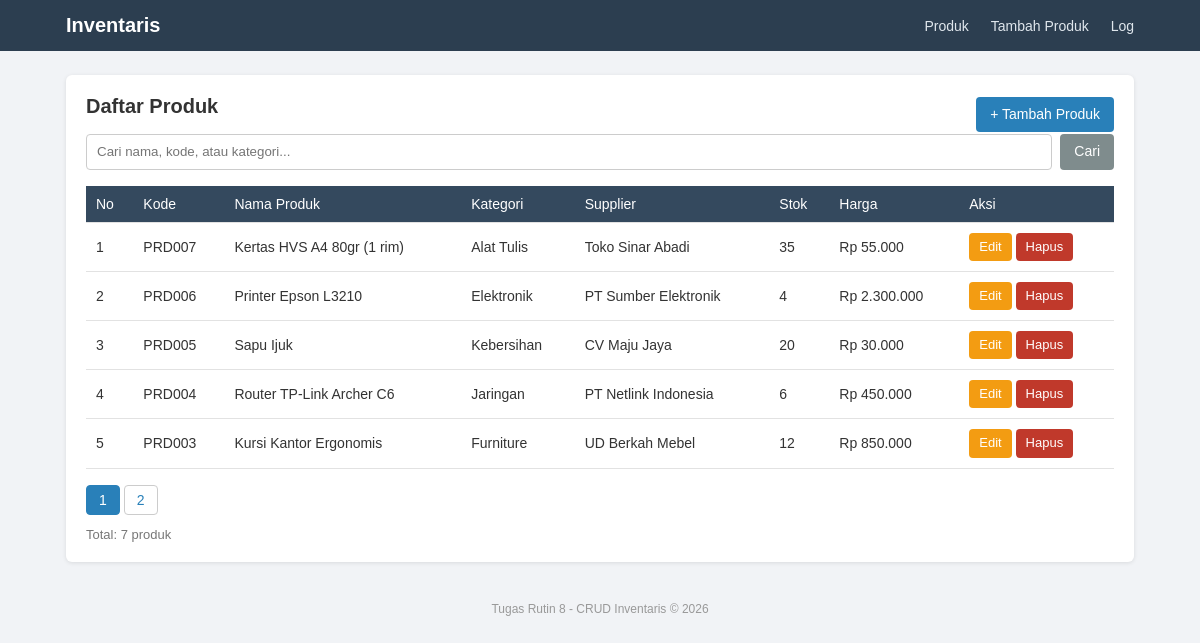
The page / on the database its author committed.
### tables this page shows
CREATE TABLE produk (
    id_produk INT AUTO_INCREMENT PRIMARY KEY,
    kode_produk VARCHAR(20) NOT NULL UNIQUE,
    nama_produk VARCHAR(100) NOT NULL,
    id_kategori INT NOT NULL,
    id_supplier INT NOT NULL,
    stok INT NOT NULL DEFAULT 0,
    harga DECIMAL(12,2) NOT NULL DEFAULT 0,
    created_at TIMESTAMP DEFAULT CURRENT_TIMESTAMP,
    CONSTRAINT fk_produk_kategori FOREIGN KEY (id_kategori)
        REFERENCES kategori(id_kategori) ON UPDATE CASCADE ON DELETE RESTRICT,
    CONSTRAINT fk_produk_supplier FOREIGN KEY (id_supplier)
        REFERENCES supplier(id_supplier) ON UPDATE CASCADE ON DELETE RESTRICT
);

CREATE TABLE kategori (
    id_kategori INT AUTO_INCREMENT PRIMARY KEY,
    nama_kategori VARCHAR(50) NOT NULL UNIQUE,
    deskripsi VARCHAR(255)
);

CREATE TABLE supplier (
    id_supplier INT AUTO_INCREMENT PRIMARY KEY,
    nama_supplier VARCHAR(100) NOT NULL,
    no_telp VARCHAR(20),
    alamat VARCHAR(255)
);

### includes/functions.php (called while the page is built, shortened)
<?php
function rupiah($angka)
{
    return 'Rp ' . number_format($angka, 0, ',', '.');
}

### index.php (the view, shortened to what this page needs)
<?php
require_once 'includes/functions.php';
$db = Database::getInstance()->getConnection();
$cari = isset($_GET['cari']) ? trim($_GET['cari']) : '';
$perHalaman = 5;
$halaman = isset($_GET['hal']) ? (int) $_GET['hal'] : 1;
$where = '';
$params = [];
$stmt = $db->prepare("SELECT COUNT(*) FROM produk p
                      JOIN kategori k ON p.id_kategori = k.id_kategori
                      $where");
$stmt->execute($params);
$totalData = (int) $stmt->fetchColumn();
$totalHalaman = max(1, (int) ceil($totalData / $perHalaman));
$offset = ($halaman - 1) * $perHalaman;
$sql = "SELECT p.id_produk, p.kode_produk, p.nama_produk, p.stok, p.harga,
               k.nama_kategori, s.nama_supplier
        FROM produk p
        JOIN kategori k ON p.id_kategori = k.id_kategori
        JOIN supplier s ON p.id_supplier = s.id_supplier
        $where
        ORDER BY p.id_produk DESC
        LIMIT :limit OFFSET :offset";
$stmt = $db->prepare($sql);
$stmt->bindValue(':limit', $perHalaman, PDO::PARAM_INT);
$stmt->bindValue(':offset', $offset, PDO::PARAM_INT);
$stmt->execute();
$produk = $stmt->fetchAll();
require_once 'includes/header.php';
?>
<div class="card">
    <div class="card-header">
        <h2>Daftar Produk</h2>
        <a href="create.php" class="btn btn-primary">+ Tambah Produk</a>
    </div>
    <form method="GET" class="form-cari">
        <input type="text" name="cari" placeholder="Cari nama, kode, atau kategori..." value="<?= htmlspecialchars($cari) ?>">
        <button type="submit" class="btn">Cari</button>
    </form>
    <div class="tabel-wrap">
        <table>
            <thead>
                <tr>
                    <th>No</th>
                    <th>Kode</th>
                    <th>Nama Produk</th>
                    <th>Kategori</th>
                    <th>Supplier</th>
                    <th>Stok</th>
                    <th>Harga</th>
                    <th>Aksi</th>
                </tr>
            </thead>
            <tbody>
                <?php $no = $offset + 1; ?>
                <?php foreach ($produk as $row): ?>
                    <tr>
                        <td><?= $no++ ?></td>
                        <td><?= htmlspecialchars($row['kode_produk']) ?></td>
                        <td><?= htmlspecialchars($row['nama_produk']) ?></td>
                        <td><?= htmlspecialchars($row['nama_kategori']) ?></td>
                        <td><?= htmlspecialchars($row['nama_supplier']) ?></td>
                        <td><?= htmlspecialchars($row['stok']) ?></td>
                        <td><?= htmlspecialchars(rupiah($row['harga'])) ?></td>
                        <td class="aksi">
                            <a href="update.php?id=<?= (int) $row['id_produk'] ?>" class="btn btn-sm btn-warning">Edit</a>
                            <form action="delete.php" method="POST" onsubmit="return confirm('Yakin mau hapus produk ini?')">
                                <button type="submit" class="btn btn-sm btn-danger">Hapus</button>
                            </form>
                        </td>
                    </tr>
                <?php endforeach; ?>
            </tbody>
        </table>
    </div>
    <?php if ($totalHalaman > 1): ?>
        <div class="pagination">
            <?php for ($i = 1; $i <= $totalHalaman; $i++): ?>
                <a href="?hal=<?= $i ?>&cari=<?= urlencode($cari) ?>" class="<?= $i == $halaman ? 'aktif' : '' ?>"><?= $i ?></a>
            <?php endfor; ?>
        </div>
    <?php endif; ?>
    <p class="info">Total: <?= $totalData ?> produk</p>
</div>
<?php require_once 'includes/footer.php'; ?>

### includes/header.php (shortened to what this page needs)
<!DOCTYPE html>
<html lang="id">
<head>
    <link rel="stylesheet" href="style.css">
</head>
<body>
<nav class="navbar">
    <div class="container nav-isi">
        <a href="index.php" class="logo">Inventaris</a>
        <div class="menu">
            <a href="index.php">Produk</a>
            <a href="create.php">Tambah Produk</a>
            <a href="log.php">Log</a>
        </div>
    </div>
</nav>
<div class="container">

### includes/footer.php
</div>
<footer class="footer">
    Tugas Rutin 8 - CRUD Inventaris &copy; <?= date('Y') ?>
</footer>
</body>
</html>

### style.css (style rules this page uses)
* { margin: 0; padding: 0; box-sizing: border-box; }
body { font-family: Arial, Helvetica, sans-serif; background: #f1f3f6; color: #333; font-size: 14px; }
.container { max-width: 1100px; margin: 0 auto; padding: 0 16px; }
.navbar { background: #2c3e50; padding: 14px 0; margin-bottom: 24px; }
.nav-isi { display: flex; justify-content: space-between; align-items: center; flex-wrap: wrap; gap: 10px; }
.logo { color: #fff; font-size: 20px; font-weight: bold; text-decoration: none; }
.menu a { color: #dfe6ec; text-decoration: none; margin-left: 18px; }
.card { background: #fff; border-radius: 6px; padding: 20px; box-shadow: 0 1px 4px rgba(0, 0, 0, 0.1); margin-bottom: 20px; }
.card h2 { font-size: 20px; margin-bottom: 16px; }
.card-header { display: flex; justify-content: space-between; align-items: center; flex-wrap: wrap; gap: 10px; }
.btn { display: inline-block; padding: 8px 14px; border: none; border-radius: 4px; background: #7f8c8d; color: #fff; text-decoration: none; cursor: pointer; font-size: 14px; font-family: inherit; line-height: 1.4; }
.btn-primary { background: #2980b9; }
.btn-warning { background: #f39c12; }
.btn-danger { background: #c0392b; }
.btn-sm { padding: 5px 10px; font-size: 13px; }
.form-cari { display: flex; gap: 8px; margin-bottom: 16px; flex-wrap: wrap; }
.form-cari input { flex: 1; min-width: 180px; padding: 8px 10px; border: 1px solid #ccc; border-radius: 4px; }
.tabel-wrap { overflow-x: auto; }
table { width: 100%; border-collapse: collapse; }
th, td { padding: 10px; border-bottom: 1px solid #e2e2e2; text-align: left; }
th { background: #34495e; color: #fff; font-weight: normal; }
.aksi { white-space: nowrap; }
.aksi form { display: inline; }
.info { margin-top: 12px; color: #777; font-size: 13px; }
.pagination { margin-top: 16px; display: flex; gap: 4px; flex-wrap: wrap; }
.pagination a { padding: 6px 12px; border: 1px solid #ccc; border-radius: 4px; text-decoration: none; color: #2980b9; }
.pagination a.aktif { background: #2980b9; color: #fff; border-color: #2980b9; }
.footer { text-align: center; color: #999; font-size: 12px; padding: 20px 0; }

### rows shown on the page
produk: kode_produk "PRD007", nama_produk "Kertas HVS A4 80gr (1 rim)", id_kategori.nama_kategori "Alat Tulis", id_supplier.nama_supplier "Toko Sinar Abadi", stok "35", harga "Rp 55.000"
produk: kode_produk "PRD006", nama_produk "Printer Epson L3210", id_kategori.nama_kategori "Elektronik", id_supplier.nama_supplier "PT Sumber Elektronik", stok "4", harga "Rp 2.300.000"
produk: kode_produk "PRD005", nama_produk "Sapu Ijuk", id_kategori.nama_kategori "Kebersihan", id_supplier.nama_supplier "CV Maju Jaya", stok "20", harga "Rp 30.000"
produk: kode_produk "PRD004", nama_produk "Router TP-Link Archer C6", id_kategori.nama_kategori "Jaringan", id_supplier.nama_supplier "PT Netlink Indonesia", stok "6", harga "Rp 450.000"
produk: kode_produk "PRD003", nama_produk "Kursi Kantor Ergonomis", id_kategori.nama_kategori "Furniture", id_supplier.nama_supplier "UD Berkah Mebel", stok "12", harga "Rp 850.000"

### other values the page prints
$totalData "7"
